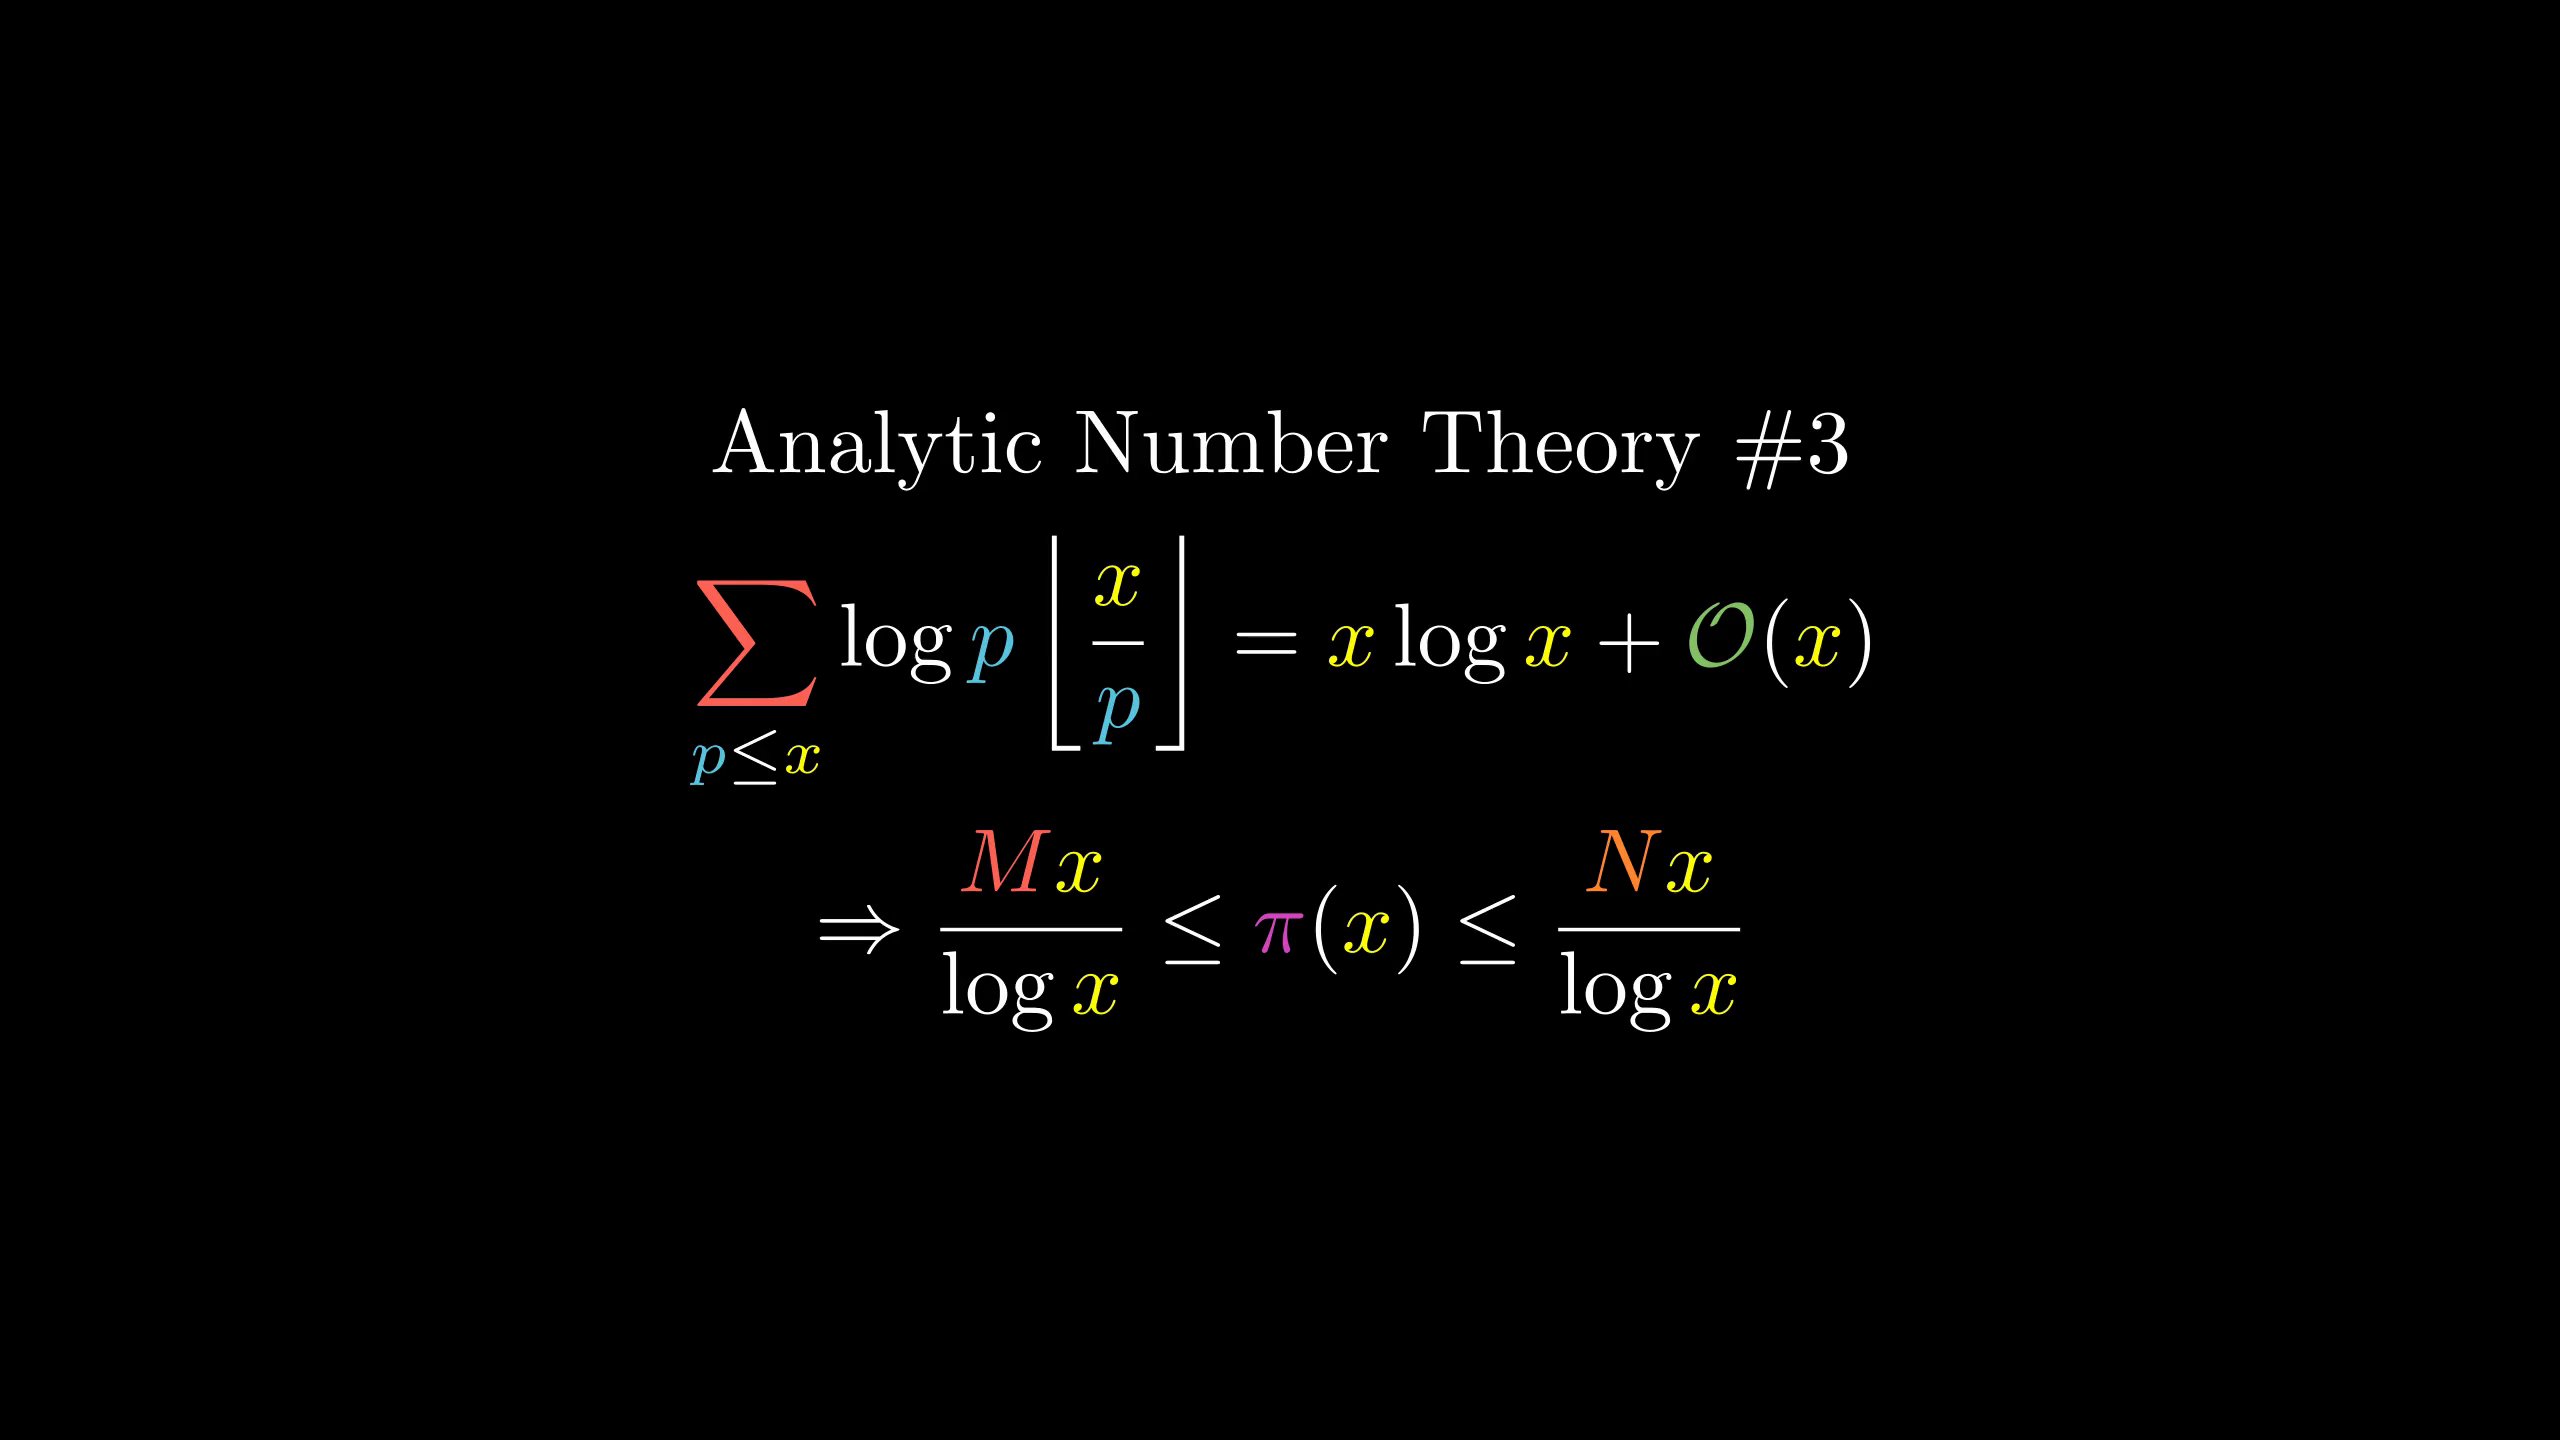

The Python source for this figure:
from manimlib.imports import *

class FooScene(Scene):
    def construct(self):
        tit=TextMobject(r"Analytic Number Theory \#3")
        fml=TexMobject(r"\sum_{p\le{x}}\log p" \
                r"\left\lfloor{x}\over p\right\rfloor" \
                r"={x}\log{x}+\mathcal O({x})",
                tex_to_color_map={
                    r"\sum":RED,
                    "p":BLUE,
                    r"\mathcal O":GREEN,
                    "{x}":YELLOW
                })
        fml2=TexMobject(r"\Rightarrow" \
                r"{Mx\over\log x}\le\pi(x)\le{Nx\over\log x}",
                tex_to_color_map={
                    "M":RED,"N":ORANGE,"x":YELLOW,
                    r"\pi":PINK
                })
        self.add(VGroup(tit,fml,fml2).arrange(DOWN))
        self.wait()
